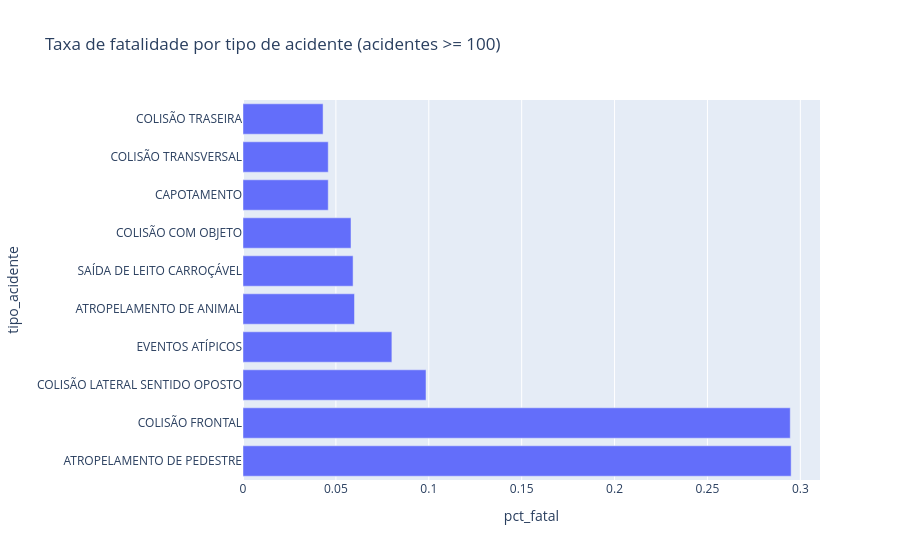

Notebook cell for this chart:
### Code cell
tab = analise_bivariada(df, "tipo_acidente") \
      .query("acidentes >= 100").head(10)

fig = px.bar(
    tab.reset_index(),
    x="pct_fatal",
    y="tipo_acidente",
    orientation="h",
    title="Taxa de fatalidade por tipo de acidente (acidentes >= 100)"
)
fig.show()

### Figure 1 — Plotly figure (JSON) as saved in the notebook; plotly's stock layout.template omitted (floating-point values rounded to 4 significant figures)
{"data": [{"hovertemplate": "pct_fatal=%{x}<br>tipo_acidente=%{y}<extra></extra>", "legendgroup": "", "marker": {"color": "#636efa", "pattern": {"shape": ""}}, "name": "", "orientation": "h", "showlegend": false, "textposition": "auto", "type": "bar", "x": [0.2951, 0.2946, 0.09851, 0.08014, 0.06002, 0.05926, 0.05813, 0.04588, 0.04588, 0.04311], "xaxis": "x", "y": ["ATROPELAMENTO DE PEDESTRE", "COLISÃO FRONTAL", "COLISÃO LATERAL SENTIDO OPOSTO", "EVENTOS ATÍPICOS", "ATROPELAMENTO DE ANIMAL", "SAÍDA DE LEITO CARROÇÁVEL", "COLISÃO COM OBJETO", "CAPOTAMENTO", "COLISÃO TRANSVERSAL", "COLISÃO TRASEIRA"], "yaxis": "y"}], "layout": {"barmode": "relative", "legend": {"tracegroupgap": 0}, "title": {"text": "Taxa de fatalidade por tipo de acidente (acidentes >= 100)"}, "xaxis": {"anchor": "y", "domain": [0, 1], "title": {"text": "pct_fatal"}}, "yaxis": {"anchor": "x", "domain": [0, 1], "title": {"text": "tipo_acidente"}}}}
